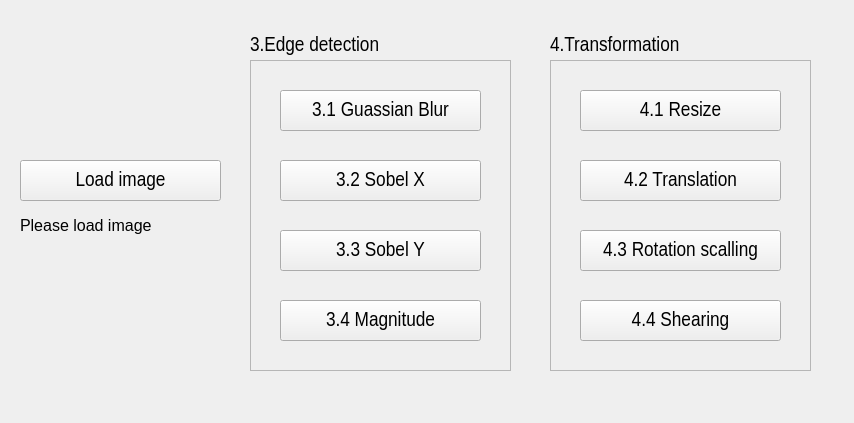
<?xml version="1.0" encoding="UTF-8"?>
<ui version="4.0">
 <class>Form</class>
 <widget class="QWidget" name="Form">
  <property name="geometry">
   <rect>
    <x>0</x>
    <y>0</y>
    <width>854</width>
    <height>423</height>
   </rect>
  </property>
  <property name="windowTitle">
   <string>Form</string>
  </property>
  <widget class="QLabel" name="label_2">
   <property name="geometry">
    <rect>
     <x>250</x>
     <y>30</y>
     <width>131</width>
     <height>31</height>
    </rect>
   </property>
   <property name="font">
    <font>
     <family>Arial Narrow</family>
     <pointsize>16</pointsize>
    </font>
   </property>
   <property name="text">
    <string>3.Edge detection</string>
   </property>
  </widget>
  <widget class="QFrame" name="frame_2">
   <property name="geometry">
    <rect>
     <x>250</x>
     <y>60</y>
     <width>261</width>
     <height>311</height>
    </rect>
   </property>
   <property name="palette">
    <palette>
     <active>
      <colorrole role="Base">
       <brush brushstyle="SolidPattern">
        <color alpha="255">
         <red>255</red>
         <green>255</green>
         <blue>255</blue>
        </color>
       </brush>
      </colorrole>
      <colorrole role="Window">
       <brush brushstyle="SolidPattern">
        <color alpha="255">
         <red>0</red>
         <green>0</green>
         <blue>0</blue>
        </color>
       </brush>
      </colorrole>
     </active>
     <inactive>
      <colorrole role="Base">
       <brush brushstyle="SolidPattern">
        <color alpha="255">
         <red>255</red>
         <green>255</green>
         <blue>255</blue>
        </color>
       </brush>
      </colorrole>
      <colorrole role="Window">
       <brush brushstyle="SolidPattern">
        <color alpha="255">
         <red>0</red>
         <green>0</green>
         <blue>0</blue>
        </color>
       </brush>
      </colorrole>
     </inactive>
     <disabled>
      <colorrole role="Base">
       <brush brushstyle="SolidPattern">
        <color alpha="255">
         <red>0</red>
         <green>0</green>
         <blue>0</blue>
        </color>
       </brush>
      </colorrole>
      <colorrole role="Window">
       <brush brushstyle="SolidPattern">
        <color alpha="255">
         <red>0</red>
         <green>0</green>
         <blue>0</blue>
        </color>
       </brush>
      </colorrole>
     </disabled>
    </palette>
   </property>
   <property name="autoFillBackground">
    <bool>false</bool>
   </property>
   <property name="styleSheet">
    <string notr="true">QFrame{border:1px solid rgb(182, 182, 182)}</string>
   </property>
   <property name="frameShape">
    <enum>QFrame::StyledPanel</enum>
   </property>
   <property name="frameShadow">
    <enum>QFrame::Raised</enum>
   </property>
   <widget class="QPushButton" name="pushButton_4">
    <property name="geometry">
     <rect>
      <x>30</x>
      <y>30</y>
      <width>201</width>
      <height>41</height>
     </rect>
    </property>
    <property name="font">
     <font>
      <family>Arial Narrow</family>
      <pointsize>16</pointsize>
     </font>
    </property>
    <property name="text">
     <string>3.1 Guassian Blur</string>
    </property>
   </widget>
   <widget class="QPushButton" name="pushButton_5">
    <property name="geometry">
     <rect>
      <x>30</x>
      <y>100</y>
      <width>201</width>
      <height>41</height>
     </rect>
    </property>
    <property name="font">
     <font>
      <family>Arial Narrow</family>
      <pointsize>16</pointsize>
     </font>
    </property>
    <property name="text">
     <string>3.2 Sobel X</string>
    </property>
   </widget>
   <widget class="QPushButton" name="pushButton_6">
    <property name="geometry">
     <rect>
      <x>30</x>
      <y>170</y>
      <width>201</width>
      <height>41</height>
     </rect>
    </property>
    <property name="font">
     <font>
      <family>Arial Narrow</family>
      <pointsize>16</pointsize>
     </font>
    </property>
    <property name="text">
     <string>3.3 Sobel Y</string>
    </property>
   </widget>
   <widget class="QPushButton" name="pushButton_13">
    <property name="geometry">
     <rect>
      <x>30</x>
      <y>240</y>
      <width>201</width>
      <height>41</height>
     </rect>
    </property>
    <property name="font">
     <font>
      <family>Arial Narrow</family>
      <pointsize>16</pointsize>
     </font>
    </property>
    <property name="text">
     <string>3.4 Magnitude</string>
    </property>
   </widget>
  </widget>
  <widget class="QPushButton" name="pushButton_14">
   <property name="geometry">
    <rect>
     <x>20</x>
     <y>160</y>
     <width>201</width>
     <height>41</height>
    </rect>
   </property>
   <property name="font">
    <font>
     <family>Arial Narrow</family>
     <pointsize>16</pointsize>
    </font>
   </property>
   <property name="text">
    <string>Load image</string>
   </property>
  </widget>
  <widget class="QLabel" name="label">
   <property name="geometry">
    <rect>
     <x>20</x>
     <y>210</y>
     <width>201</width>
     <height>31</height>
    </rect>
   </property>
   <property name="font">
    <font>
     <family>Arial</family>
     <pointsize>12</pointsize>
    </font>
   </property>
   <property name="text">
    <string>Please load image</string>
   </property>
  </widget>
  <widget class="QLabel" name="label_3">
   <property name="geometry">
    <rect>
     <x>550</x>
     <y>30</y>
     <width>211</width>
     <height>31</height>
    </rect>
   </property>
   <property name="font">
    <font>
     <family>Arial Narrow</family>
     <pointsize>16</pointsize>
    </font>
   </property>
   <property name="text">
    <string>4.Transformation</string>
   </property>
  </widget>
  <widget class="QFrame" name="frame_3">
   <property name="geometry">
    <rect>
     <x>550</x>
     <y>60</y>
     <width>261</width>
     <height>311</height>
    </rect>
   </property>
   <property name="palette">
    <palette>
     <active>
      <colorrole role="Base">
       <brush brushstyle="SolidPattern">
        <color alpha="255">
         <red>255</red>
         <green>255</green>
         <blue>255</blue>
        </color>
       </brush>
      </colorrole>
      <colorrole role="Window">
       <brush brushstyle="SolidPattern">
        <color alpha="255">
         <red>0</red>
         <green>0</green>
         <blue>0</blue>
        </color>
       </brush>
      </colorrole>
     </active>
     <inactive>
      <colorrole role="Base">
       <brush brushstyle="SolidPattern">
        <color alpha="255">
         <red>255</red>
         <green>255</green>
         <blue>255</blue>
        </color>
       </brush>
      </colorrole>
      <colorrole role="Window">
       <brush brushstyle="SolidPattern">
        <color alpha="255">
         <red>0</red>
         <green>0</green>
         <blue>0</blue>
        </color>
       </brush>
      </colorrole>
     </inactive>
     <disabled>
      <colorrole role="Base">
       <brush brushstyle="SolidPattern">
        <color alpha="255">
         <red>0</red>
         <green>0</green>
         <blue>0</blue>
        </color>
       </brush>
      </colorrole>
      <colorrole role="Window">
       <brush brushstyle="SolidPattern">
        <color alpha="255">
         <red>0</red>
         <green>0</green>
         <blue>0</blue>
        </color>
       </brush>
      </colorrole>
     </disabled>
    </palette>
   </property>
   <property name="autoFillBackground">
    <bool>false</bool>
   </property>
   <property name="styleSheet">
    <string notr="true">QFrame{border:1px solid rgb(182, 182, 182)}</string>
   </property>
   <property name="frameShape">
    <enum>QFrame::StyledPanel</enum>
   </property>
   <property name="frameShadow">
    <enum>QFrame::Raised</enum>
   </property>
   <widget class="QPushButton" name="pushButton_7">
    <property name="geometry">
     <rect>
      <x>30</x>
      <y>30</y>
      <width>201</width>
      <height>41</height>
     </rect>
    </property>
    <property name="font">
     <font>
      <family>Arial Narrow</family>
      <pointsize>16</pointsize>
     </font>
    </property>
    <property name="text">
     <string>4.1 Resize</string>
    </property>
   </widget>
   <widget class="QPushButton" name="pushButton_8">
    <property name="geometry">
     <rect>
      <x>30</x>
      <y>100</y>
      <width>201</width>
      <height>41</height>
     </rect>
    </property>
    <property name="font">
     <font>
      <family>Arial Narrow</family>
      <pointsize>16</pointsize>
     </font>
    </property>
    <property name="text">
     <string>4.2 Translation</string>
    </property>
   </widget>
   <widget class="QPushButton" name="pushButton_9">
    <property name="geometry">
     <rect>
      <x>30</x>
      <y>170</y>
      <width>201</width>
      <height>41</height>
     </rect>
    </property>
    <property name="font">
     <font>
      <family>Arial Narrow</family>
      <pointsize>16</pointsize>
     </font>
    </property>
    <property name="text">
     <string>4.3 Rotation scalling</string>
    </property>
   </widget>
   <widget class="QPushButton" name="pushButton_15">
    <property name="geometry">
     <rect>
      <x>30</x>
      <y>240</y>
      <width>201</width>
      <height>41</height>
     </rect>
    </property>
    <property name="font">
     <font>
      <family>Arial Narrow</family>
      <pointsize>16</pointsize>
     </font>
    </property>
    <property name="text">
     <string>4.4 Shearing</string>
    </property>
   </widget>
  </widget>
 </widget>
 <resources/>
 <connections/>
</ui>
